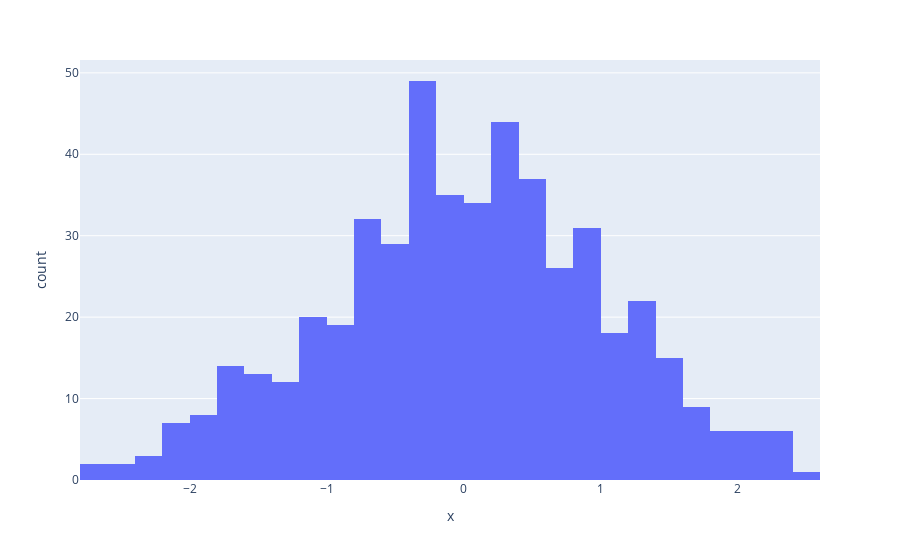

The cell this chart's notebook holds for it:
### Markdown cell above
---

## 🟪 Histogram: frequency distribution

Histograms display frequency distributions using bars of different heights.

### Code cell
fig = px.histogram(x=np.random.randn(500))
fig.show()

### Figure 1 — Plotly figure (JSON) as saved in the notebook; plotly's stock layout.template omitted (floating-point values rounded to 4 significant figures; data arrays with more than 128 entries replaced by an {"elided": "..."} marker saying what was removed)
{"data": [{"alignmentgroup": "True", "bingroup": "x", "hovertemplate": "x=%{x}<br>count=%{y}<extra></extra>", "legendgroup": "", "marker": {"color": "#636efa", "pattern": {"shape": ""}}, "name": "", "offsetgroup": "", "orientation": "v", "showlegend": false, "type": "histogram", "x": {"elided": "500 float values"}, "xaxis": "x", "yaxis": "y"}], "layout": {"barmode": "relative", "legend": {"tracegroupgap": 0}, "margin": {"t": 60}, "xaxis": {"anchor": "y", "domain": [0, 1], "title": {"text": "x"}}, "yaxis": {"anchor": "x", "domain": [0, 1], "title": {"text": "count"}}}}
